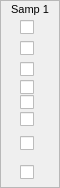
          <widget class="QFrame" name="frame_9">
           <property name="minimumSize">
            <size>
             <width>60</width>
             <height>0</height>
            </size>
           </property>
           <property name="maximumSize">
            <size>
             <width>60</width>
             <height>16777215</height>
            </size>
           </property>
           <property name="frameShape">
            <enum>QFrame::StyledPanel</enum>
           </property>
           <property name="frameShadow">
            <enum>QFrame::Raised</enum>
           </property>
           <layout class="QVBoxLayout" name="verticalLayout_4">
            <property name="spacing">
             <number>1</number>
            </property>
            <property name="margin">
             <number>1</number>
            </property>
            <item>
             <widget class="QLabel" name="oneSampleLabel">
              <property name="minimumSize">
               <size>
                <width>0</width>
                <height>14</height>
               </size>
              </property>
              <property name="maximumSize">
               <size>
                <width>5000</width>
                <height>14</height>
               </size>
              </property>
              <property name="font">
               <font>
                <pointsize>8</pointsize>
               </font>
              </property>
              <property name="text">
               <string>Samp 1</string>
              </property>
              <property name="alignment">
               <set>Qt::AlignCenter</set>
              </property>
             </widget>
            </item>
            <item>
             <layout class="QHBoxLayout" name="horizontalLayout_27">
              <item>
               <spacer name="horizontalSpacer_25">
                <property name="orientation">
                 <enum>Qt::Horizontal</enum>
                </property>
                <property name="sizeHint" stdset="0">
                 <size>
                  <width>40</width>
                  <height>20</height>
                 </size>
                </property>
               </spacer>
              </item>
              <item>
               <widget class="QCheckBox" name="nohCheck">
                <property name="minimumSize">
                 <size>
                  <width>20</width>
                  <height>14</height>
                 </size>
                </property>
                <property name="maximumSize">
                 <size>
                  <width>20</width>
                  <height>14</height>
                 </size>
                </property>
                <property name="layoutDirection">
                 <enum>Qt::LeftToRight</enum>
                </property>
                <property name="text">
                 <string/>
                </property>
               </widget>
              </item>
              <item>
               <spacer name="horizontalSpacer_26">
                <property name="orientation">
                 <enum>Qt::Horizontal</enum>
                </property>
                <property name="sizeHint" stdset="0">
                 <size>
                  <width>40</width>
                  <height>20</height>
                 </size>
                </property>
               </spacer>
              </item>
             </layout>
            </item>
            <item>
             <layout class="QHBoxLayout" name="horizontalLayout_11">
              <item>
               <spacer name="horizontalSpacer_23">
                <property name="orientation">
                 <enum>Qt::Horizontal</enum>
                </property>
                <property name="sizeHint" stdset="0">
                 <size>
                  <width>40</width>
                  <height>20</height>
                 </size>
                </property>
               </spacer>
              </item>
              <item>
               <widget class="QCheckBox" name="nossCheck">
                <property name="minimumSize">
                 <size>
                  <width>20</width>
                  <height>14</height>
                 </size>
                </property>
                <property name="maximumSize">
                 <size>
                  <width>20</width>
                  <height>14</height>
                 </size>
                </property>
                <property name="layoutDirection">
                 <enum>Qt::LeftToRight</enum>
                </property>
                <property name="text">
                 <string/>
                </property>
               </widget>
              </item>
              <item>
               <spacer name="horizontalSpacer_24">
                <property name="orientation">
                 <enum>Qt::Horizontal</enum>
                </property>
                <property name="sizeHint" stdset="0">
                 <size>
                  <width>40</width>
                  <height>20</height>
                 </size>
                </property>
               </spacer>
              </item>
             </layout>
            </item>
            <item>
             <layout class="QHBoxLayout" name="horizontalLayout_6">
              <item>
               <spacer name="horizontalSpacer_19">
                <property name="orientation">
                 <enum>Qt::Horizontal</enum>
                </property>
                <property name="sizeHint" stdset="0">
                 <size>
                  <width>40</width>
                  <height>20</height>
                 </size>
                </property>
               </spacer>
              </item>
              <item>
               <widget class="QCheckBox" name="mopdCheck">
                <property name="minimumSize">
                 <size>
                  <width>20</width>
                  <height>14</height>
                 </size>
                </property>
                <property name="maximumSize">
                 <size>
                  <width>20</width>
                  <height>14</height>
                 </size>
                </property>
                <property name="layoutDirection">
                 <enum>Qt::LeftToRight</enum>
                </property>
                <property name="text">
                 <string/>
                </property>
               </widget>
              </item>
              <item>
               <spacer name="horizontalSpacer_20">
                <property name="orientation">
                 <enum>Qt::Horizontal</enum>
                </property>
                <property name="sizeHint" stdset="0">
                 <size>
                  <width>40</width>
                  <height>20</height>
                 </size>
                </property>
               </spacer>
              </item>
             </layout>
            </item>
            <item>
             <layout class="QHBoxLayout" name="horizontalLayout_7">
              <item>
               <spacer name="horizontalSpacer_3">
                <property name="orientation">
                 <enum>Qt::Horizontal</enum>
                </property>
                <property name="sizeHint" stdset="0">
                 <size>
                  <width>18</width>
                  <height>13</height>
                 </size>
                </property>
               </spacer>
              </item>
              <item>
               <widget class="QCheckBox" name="vopdCheck">
                <property name="minimumSize">
                 <size>
                  <width>20</width>
                  <height>14</height>
                 </size>
                </property>
                <property name="maximumSize">
                 <size>
                  <width>20</width>
                  <height>14</height>
                 </size>
                </property>
                <property name="text">
                 <string/>
                </property>
               </widget>
              </item>
              <item>
               <spacer name="horizontalSpacer_4">
                <property name="orientation">
                 <enum>Qt::Horizontal</enum>
                </property>
                <property name="sizeHint" stdset="0">
                 <size>
                  <width>18</width>
                  <height>13</height>
                 </size>
                </property>
               </spacer>
              </item>
             </layout>
            </item>
            <item>
             <layout class="QHBoxLayout" name="horizontalLayout_8">
              <item>
               <spacer name="horizontalSpacer_7">
                <property name="orientation">
                 <enum>Qt::Horizontal</enum>
                </property>
                <property name="sizeHint" stdset="0">
                 <size>
                  <width>18</width>
                  <height>13</height>
                 </size>
                </property>
               </spacer>
              </item>
              <item>
               <widget class="QCheckBox" name="tdCheck">
                <property name="minimumSize">
                 <size>
                  <width>20</width>
                  <height>14</height>
                 </size>
                </property>
                <property name="maximumSize">
                 <size>
                  <width>20</width>
                  <height>14</height>
                 </size>
                </property>
                <property name="text">
                 <string/>
                </property>
               </widget>
              </item>
              <item>
               <spacer name="horizontalSpacer_5">
                <property name="orientation">
                 <enum>Qt::Horizontal</enum>
                </property>
                <property name="sizeHint" stdset="0">
                 <size>
                  <width>18</width>
                  <height>13</height>
                 </size>
                </property>
               </spacer>
              </item>
             </layout>
            </item>
            <item>
             <layout class="QHBoxLayout" name="horizontalLayout_34">
              <item>
               <spacer name="horizontalSpacer_29">
                <property name="orientation">
                 <enum>Qt::Horizontal</enum>
                </property>
                <property name="sizeHint" stdset="0">
                 <size>
                  <width>18</width>
                  <height>18</height>
                 </size>
                </property>
               </spacer>
              </item>
              <item>
               <widget class="QCheckBox" name="pssCheck">
                <property name="minimumSize">
                 <size>
                  <width>20</width>
                  <height>14</height>
                 </size>
                </property>
                <property name="maximumSize">
                 <size>
                  <width>20</width>
                  <height>14</height>
                 </size>
                </property>
                <property name="text">
                 <string/>
                </property>
               </widget>
              </item>
              <item>
               <spacer name="horizontalSpacer_30">
                <property name="orientation">
                 <enum>Qt::Horizontal</enum>
                </property>
                <property name="sizeHint" stdset="0">
                 <size>
                  <width>18</width>
                  <height>13</height>
                 </size>
                </property>
               </spacer>
              </item>
             </layout>
            </item>
            <item>
             <layout class="QHBoxLayout" name="horizontalLayout_10">
              <item>
               <spacer name="horizontalSpacer_6">
                <property name="orientation">
                 <enum>Qt::Horizontal</enum>
                </property>
                <property name="sizeHint" stdset="0">
                 <size>
                  <width>18</width>
                  <height>18</height>
                 </size>
                </property>
               </spacer>
              </item>
              <item>
               <widget class="QCheckBox" name="monotrCheck">
                <property name="minimumSize">
                 <size>
                  <width>20</width>
                  <height>28</height>
                 </size>
                </property>
                <property name="maximumSize">
                 <size>
                  <width>20</width>
                  <height>28</height>
                 </size>
                </property>
                <property name="text">
                 <string/>
                </property>
               </widget>
              </item>
              <item>
               <spacer name="horizontalSpacer_8">
                <property name="orientation">
                 <enum>Qt::Horizontal</enum>
                </property>
                <property name="sizeHint" stdset="0">
                 <size>
                  <width>18</width>
                  <height>13</height>
                 </size>
                </property>
               </spacer>
              </item>
             </layout>
            </item>
            <item>
             <layout class="QHBoxLayout" name="horizontalLayout_28">
              <item>
               <spacer name="horizontalSpacer_27">
                <property name="orientation">
                 <enum>Qt::Horizontal</enum>
                </property>
                <property name="sizeHint" stdset="0">
                 <size>
                  <width>18</width>
                  <height>18</height>
                 </size>
                </property>
               </spacer>
              </item>
              <item>
               <widget class="QCheckBox" name="vonotrCheck">
                <property name="minimumSize">
                 <size>
                  <width>20</width>
                  <height>28</height>
                 </size>
                </property>
                <property name="maximumSize">
                 <size>
                  <width>20</width>
                  <height>28</height>
                 </size>
                </property>
                <property name="text">
                 <string/>
                </property>
               </widget>
              </item>
              <item>
               <spacer name="horizontalSpacer_28">
                <property name="orientation">
                 <enum>Qt::Horizontal</enum>
                </property>
                <property name="sizeHint" stdset="0">
                 <size>
                  <width>18</width>
                  <height>13</height>
                 </size>
                </property>
               </spacer>
              </item>
             </layout>
            </item>
           </layout>
          </widget>
